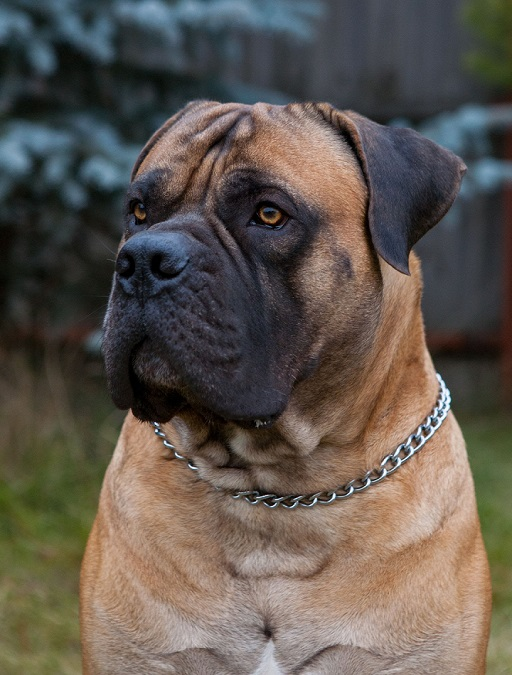
#> input picture histogramEquilisation/boerboel1.jpg, 512 x 675 px
$ python assignment9.py
#> lines starting #> are read from the running program, lines starting #| are printed output that depends on the picture
import cv2
import numpy as np
from matplotlib import pyplot as plt

img = cv2.imread('boerboel1.jpg', 0)
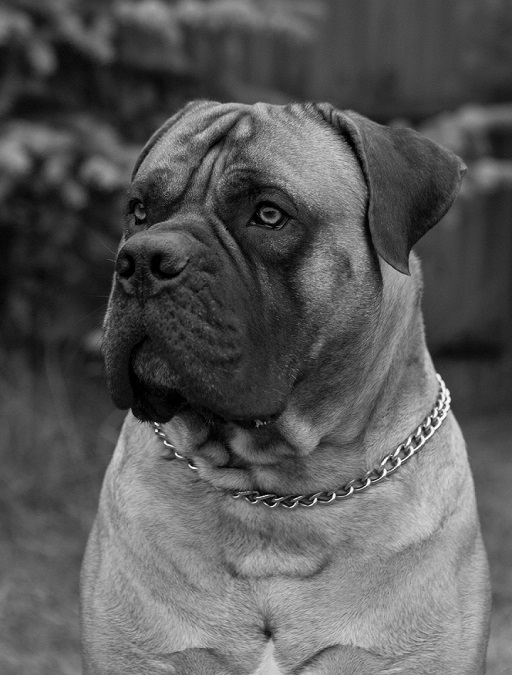
#> img: shape (675, 512); min 0, max 255, mean 88.8
cv2.imshow("original image", img)


histr = cv2.calcHist([img], [0], None, [256], [0, 255])
#> histr = 256 values, max 3684 at index 69, min 0 at index 255, mean 1350
plt.plot(histr)
plt.show()
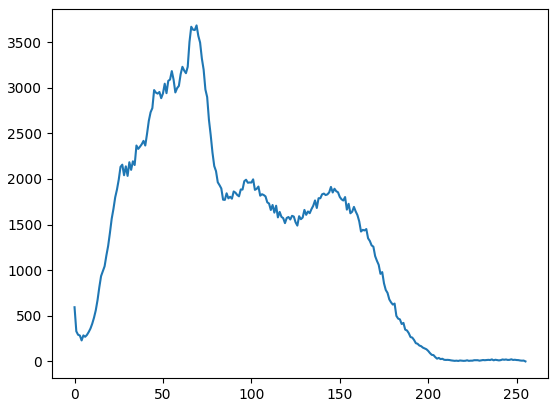
#> figure drawn by matplotlib, 1 panel; curve peaks at x = 69, y = 3684

h, w = img.shape[:2]
#> h = 675; w = 512
intensity_count = [0] * 256
new_img = np.zeros(img.shape)
for i in range(0, h):
    for j in range(0, w):
        intensity_count[img[i, j]] += 1
l = 256

res = []
for val in intensity_count:
    res.append(val / img.size)

cum_list = []
k = 0
for x in range(0, len(res)):
    k += res[x]
    cum_list.append(k)
#> after the loop, cum_list = 256 values from 0.00172 to 1; k = 1

intensity = cum_list * (l - 1)

for x in range(0, h):
    for y in range(0, w):
        new_img[x, y] = intensity[img[x, y]]
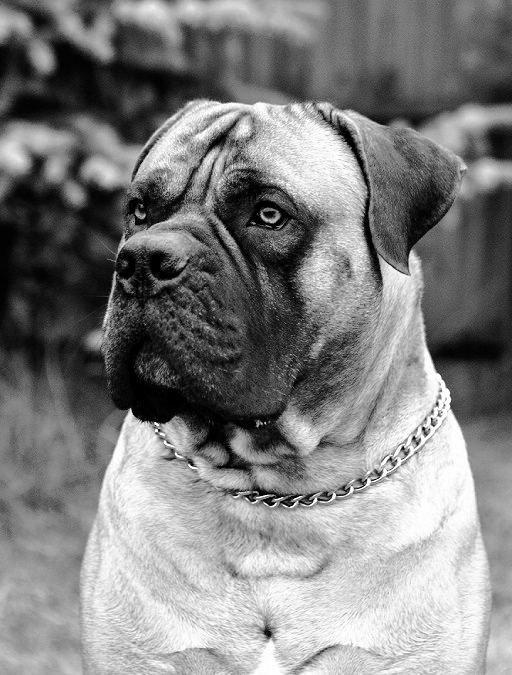
#> new_img: shape (675, 512) float64; min 0.00172, max 1, mean 0.503

cv2.imshow("new image", new_img)

histo, bin_edges = np.histogram(new_img, bins=256, range=(0, 1))
#> histo = 256 values, max 3684 at index 107, min 0 at index 11, mean 1350; bin_edges = 257 values from 0 to 1
plt.figure()
plt.title("grayscale histogram")
plt.xlabel("grayscale value")
plt.ylabel("pixel count")
plt.xlim([0.0, 1.0])
plt.plot(bin_edges[0:-1], histo)
plt.show()
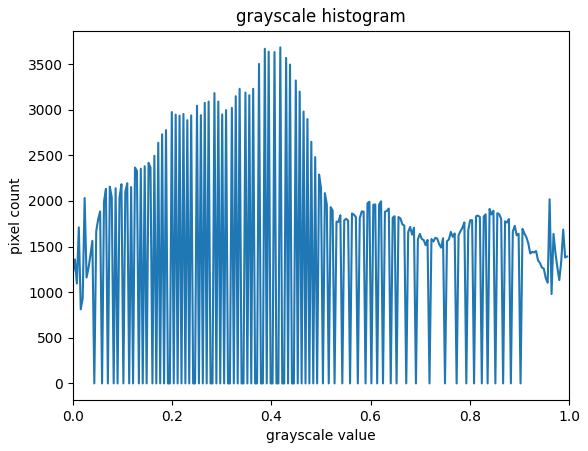
#> figure drawn by matplotlib, 1 panel; curve peaks at x = 0.418, y = 3684
